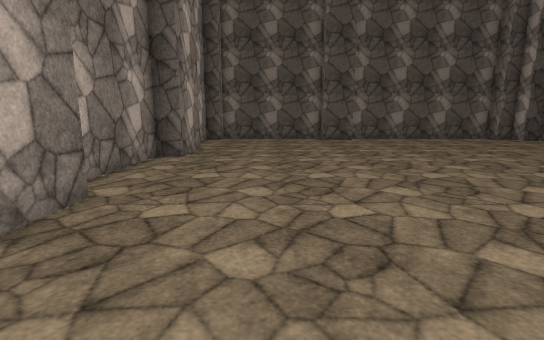
[1] (above)

16 first-person views from a walk through a Unity game level. The camera is 1.5 m above the floor, tilts 10° down and sees 85° across. The floor is counted in squares, 1 m on a side. Each view is taken from the middle of a square. On the plan, view 1 faces up. The plan holds only what a view shows up to about 15 squares ahead; the rest is blank. The place goes on beyond the plan. The player character is not drawn. Surface patterns are stand-ins for the level's own textures.

[2]
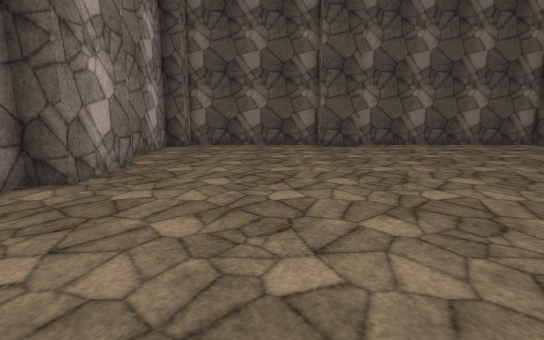

[3]
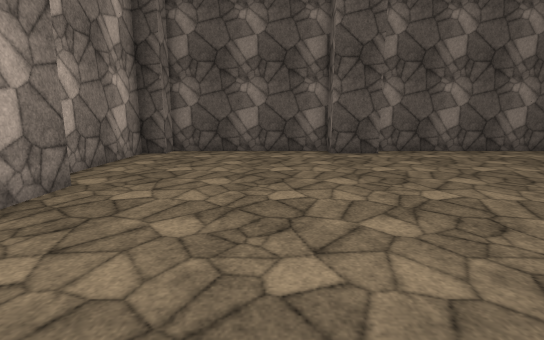

[4]
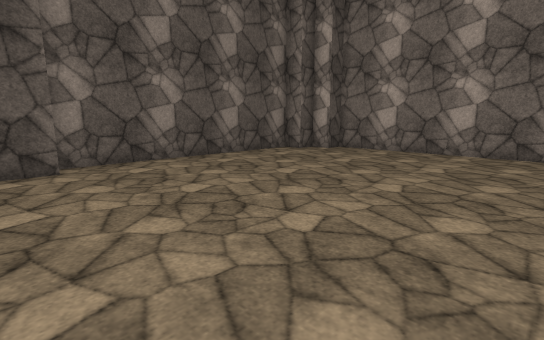

[5]
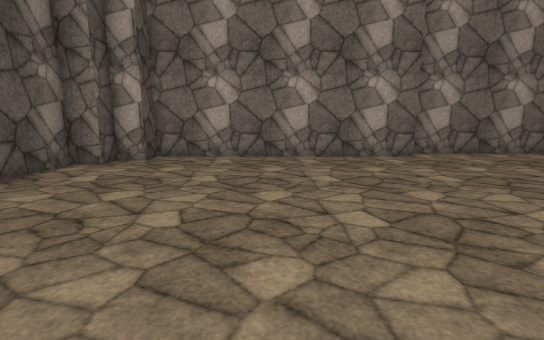

[6]
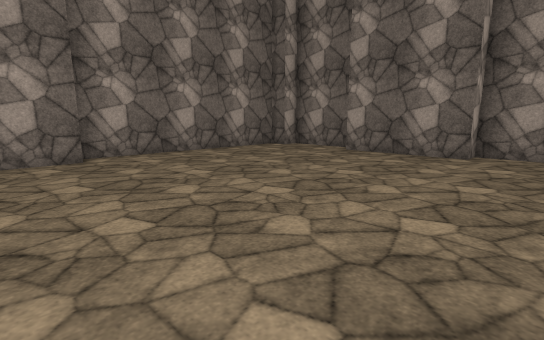

[7]
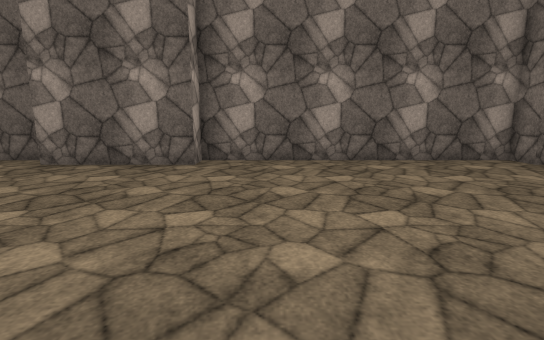

[8]
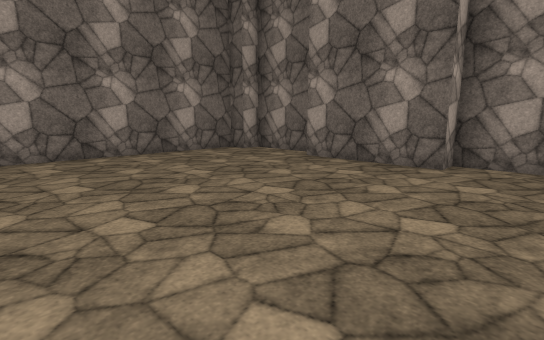

[9]
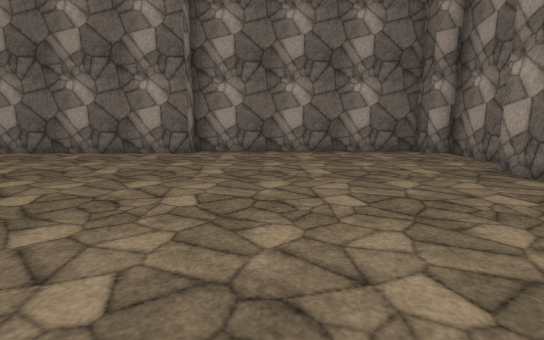

[10]
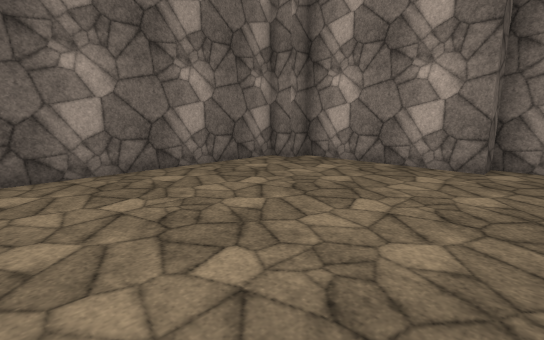

[11]
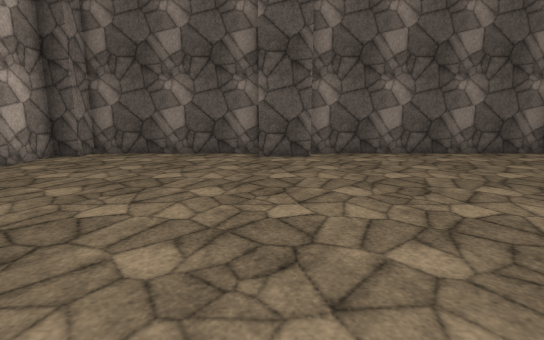

[12]
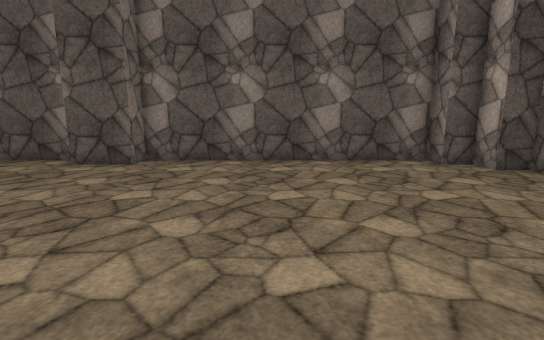

[13]
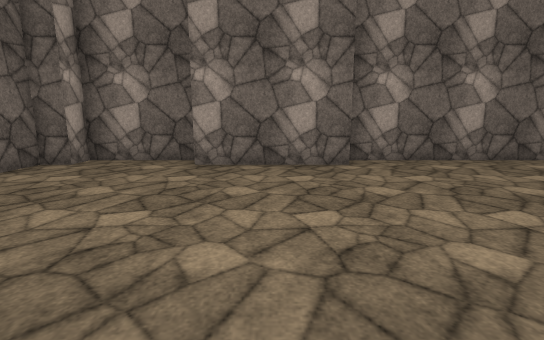

[14]
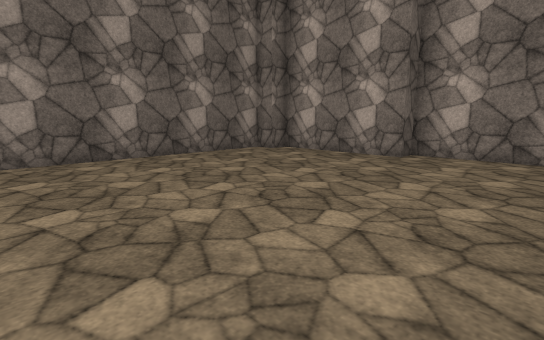

[15]
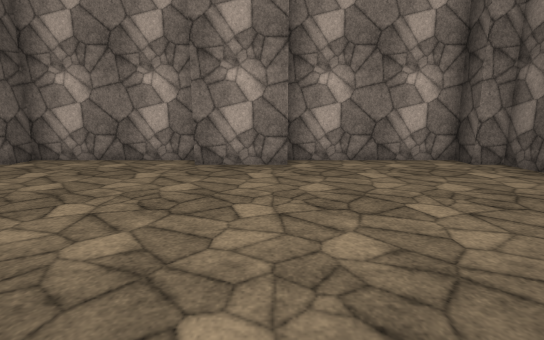

[16]
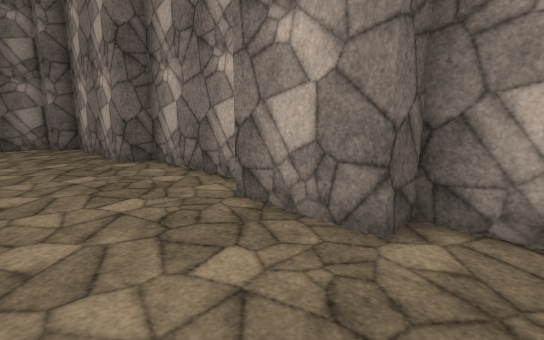

### Floor plan
Points are (right, up) in squares from view 1. A wall is a line through its corners. A room is listed if a view was taken in it or the views show most of it. See-through windows are left out.
Room 1 (views 1, 2, 3, 4, 5, 6, 7, 8, 9, 10, 11, 12, 13, 14, 15, 16)
walls: (13.8, -1.5) (17.5, -1.5) (17.5, -0.5) (18.5, -0.5) (18.5, 9.5) (17.5, 9.5) (17.5, 19.5) (16.5, 19.5) (16.5, 20.5) (15.5, 20.5) (15.5, 21.5) (5.5, 21.5) (5.5, 20.5) (3.5, 20.5) (3.5, 21.5) (-3.5, 21.5) (-3.5, 20.5) (-4.5, 20.5) (-4.5, 14.5) (-3.5, 14.5) (-3.5, 11.5) (-4.5, 11.5) (-4.5, 5.5) (-3.5, 5.5) (-3.5, -0.5) (-2.5, -0.5) (-2.5, -1.5) (8.5, -1.5) (8.5, -0.5) (13.5, -0.5)

Positions as (right, up) in squares from view 1, and headings:
1: (0, 0), facing up
2: (1, 5), facing up
3: (1, 8), facing up
4: (4, 11), facing up-right
5: (6, 15), facing right
6: (6, 12), facing down-right
7: (6, 9), facing down
8: (6, 9), facing down-right
9: (5, 6), facing right
10: (6, 7), facing down-left
11: (4, 9), facing up
12: (10, 11), facing up
13: (11, 9), facing down
14: (8, 10), facing down-left
15: (6, 14), facing left
16: (0, 16), facing down-left
